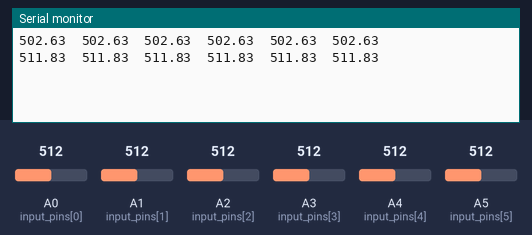
A sketch run on a simulated Arduino Uno, built with avr-gcc and run on an emulated ATmega328P. Shown: the last lines printed to the serial monitor. The test bench sets the inputs (shaded band); at power-on: A0 (input_pins[0]) = 512, A1 (input_pins[1]) = 512, A2 (input_pins[2]) = 512, A3 (input_pins[3]) = 512, A4 (input_pins[4]) = 512, A5 (input_pins[5]) = 512.

Above: at 1.2 s.
1.3 s: A0 (input_pins[0]) set to 716
At 1.76 s:
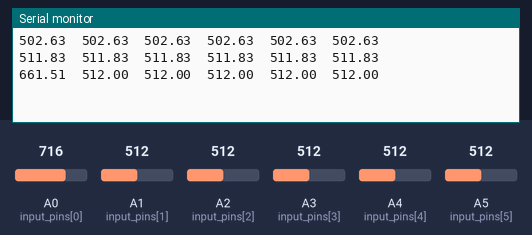
2.8 s: A1 (input_pins[1]) set to 716
At 3.22 s:
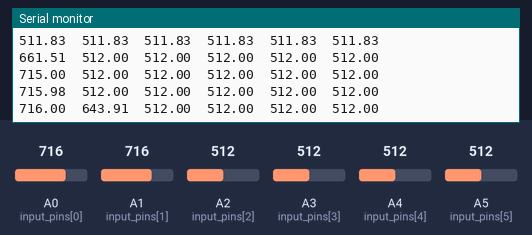
4.3 s: A2 (input_pins[2]) set to 716
At 4.69 s:
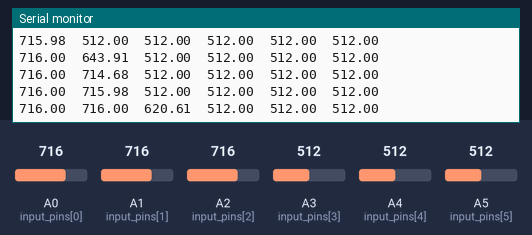
5.8 s: A3 (input_pins[3]) set to 716
At 6.15 s:
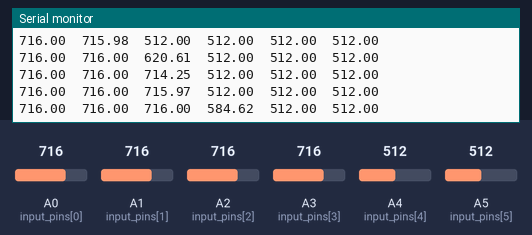
8.8 s: A4 (input_pins[4]) set to 716
At 9.08 s:
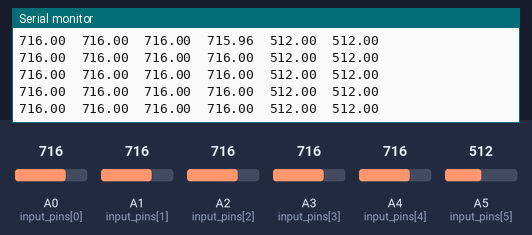
10.3 s: A5 (input_pins[5]) set to 716
At 10.55 s:
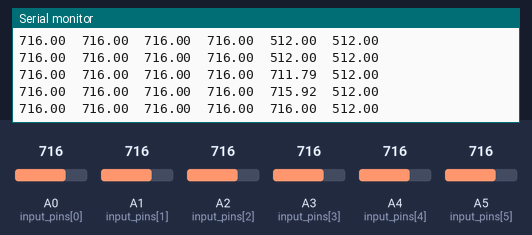
Timing chart, 0 to 12.8 s (numbered marks = the images above; inputs shaded):
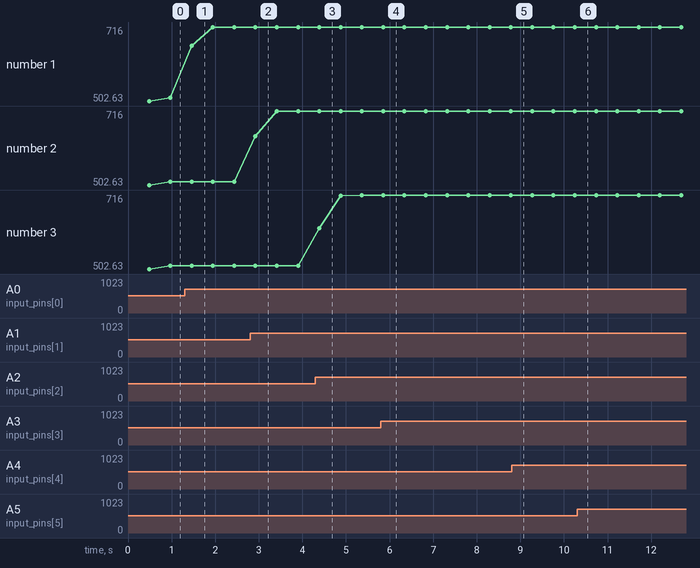

Measured:
- after the input at 1.3 s, the serial monitor: prints a new line after 0.16 s (image 1)
- after the input at 2.8 s, the serial monitor: prints a new line after 0.12 s (image 2)
- after the input at 4.3 s, the serial monitor: prints a new line after 0.09 s (image 3)
- after the input at 5.8 s, the serial monitor: prints a new line after 0.05 s (image 4)
- plotted number 1: 511.83 → 715.98 after the input at 1.3 s
- plotted number 3: 512 → 715.97 after the input at 4.3 s

The sketch:

Analog_Moving_Average_to_Serial.ino
```cpp
/*
  NTC - Temperature - Serial Output - Exponential Moving Average
  Based on the example script AnalogReadSerial

  For help with the
  Analog input pins: http://arduino.cc/en/Tutorial/AnalogInputPins
  Serial connection: http://arduino.cc/en/Reference/Serial
  Serial Realtime Plot: http://www.blendedtechnologies.com/realtime-plot-of-arduino-serial-data-using-python
  Easy example for exponential moving average: http://forums.adafruit.com/viewtopic.php?p=57826#p57826
*/


int i, j;
int input_pins[6] = {A0, A1, A2, A3, A4, A5};  // the analog input pins to read
int input[6] = {0, 0, 0, 0, 0, 0}; // where the input is being written to
float ema[6] = {0., 0., 0., 0., 0., 0.}; // where the exp moving average is being stored
char* sep = "\t";  // separating the values in the output lines
float output_frequency = 2.; // Output frequency in Hertz
int output_every_x_values = 100; // Size of the moving average samples
int moving_average_samples = 50;
float weight;
int delay_time;

// the setup routine runs once when you press reset:
void setup() {
  // Setting the loop to zero:
  i = 0;
  delay_time = 1000/(output_frequency*output_every_x_values) - 1; // we substract a couple of ms (as the execution takes time too).
  weight = 2./(1.+float(moving_average_samples)); // we multiply the output_every_x_values by two to have more overlap with the previous output:
  // initialize serial communication at 9600 bits per second:
  Serial.begin(9600);
  // Setup the analog reference:
  analogReference(DEFAULT);
  //  DEFAULT: the default analog reference of 5 volts (on 5V Arduino boards) or 3.3 volts (on 3.3V Arduino boards)
  //  INTERNAL: an built-in reference, equal to 1.1 volts on the ATmega168 or ATmega328 and 2.56 volts on the ATmega8 (not available on the Arduino Mega)
  //  INTERNAL1V1: a built-in 1.1V reference (Arduino Mega only)
  //  INTERNAL2V56: a built-in 2.56V reference (Arduino Mega only)
  //  EXTERNAL: the voltage applied to the AREF pin (0 to 5V only) is used as the reference.
}

// the loop routine runs over and over again forever:
void loop() {
  i += 1;
  // read the inputs
  for (j = 0; j < 6; j += 1) {
    input[j] = analogRead(input_pins[j]);
    ema[j] = (input[j] - ema[j]) * weight + ema[j];
  }
  if (i % output_every_x_values == 0)
  {
    // print the input
    //for (j = 0; j < 6; j += 1) {
    //  Serial.print(input[j]);
    //  Serial.print(sep);
    //}
    // print the ema
    for (j = 0; j < 6; j += 1) {
      Serial.print(ema[j]);
      Serial.print(sep);
    }
    Serial.println("");
  }

  delay(delay_time);        // delay (in ms) in between reads
}
```
